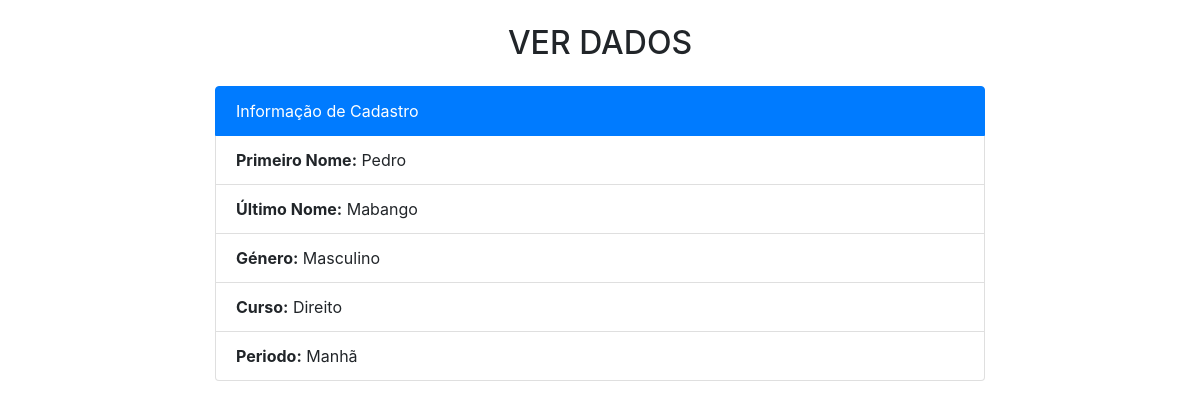
Screenshot of /ver.php?inscrito=74 with the database file from the repository.
### tables this page shows
CREATE TABLE `inscricao` (
  `id` int(15) NOT NULL,
  `primeiro_nome` varchar(100) NOT NULL,
  `ultimo_nome` varchar(100) NOT NULL,
  `genero` varchar(100) NOT NULL,
  `curso` varchar(100) NOT NULL,
  `periodo` varchar(100) DEFAULT NULL
);

### config/Database.php (called while the page is built, shortened)
<?php
class Conexao{
	public $pdo;
	public function __construct(){
			try{
				$pdo= new PDO("mysql:dbname=crud-pdo;host=localhost", "root", "");
				$this->pdo = $pdo;
			}catch(PDOException $e){
				 echo "Falha na Conexão";
            }
        }
		public function selecionarInscritoPorId($id){
			$selecaoPorId = "SELECT * FROM inscricao WHERE id = :id";
			$consulta = $this->pdo->prepare($selecaoPorId);
			$consulta->bindValue(":id", $id);
			$consulta->execute();
			if ($consulta->rowCount() > 0) {
				return $consulta->fetch(PDO::FETCH_ASSOC);
			}
		}
	}
$convite = new Conexao();
?>

### ver.php (the view, shortened to what this page needs)
<?php
include_once("config/Database.php");
$inscrito=filter_input(INPUT_GET,'inscrito',FILTER_SANITIZE_SPECIAL_CHARS);
if (isset($inscrito) && !empty($inscrito)) {
    $bucaInscrito = $convite->selecionarInscritoPorId($inscrito);
    include_once("request/menu.php");
?>
<h2 class="text-center mt-4">VER DADOS</h2>
<div class="col-8 m-auto">
<ul class="list-group mt-4">
  <li class="list-group-item active">Informação de Cadastro</li>
  <li class="list-group-item"><strong>Primeiro Nome:</strong> <?php echo $bucaInscrito['primeiro_nome'];?></li>
  <li class="list-group-item"><strong>Último Nome:</strong> <?php echo $bucaInscrito['ultimo_nome'];?></li>
  <li class="list-group-item"><strong>Género:</strong> <?php echo $bucaInscrito['genero'];?></li>
  <li class="list-group-item"><strong>Curso:</strong> <?php echo $bucaInscrito['curso'];?></li>
  <li class="list-group-item"><strong>Periodo:</strong> <?php echo $bucaInscrito['periodo'];?></li>
</ul>
</div>
</body>
</html>
<?php
}else{
    echo '<script>window.location="../index.php"</script>';
}
?>

### rows the page displays
inscricao: primeiro_nome "Pedro", ultimo_nome "Mabango", genero "Masculino", curso "Direito", periodo "Manhã"
